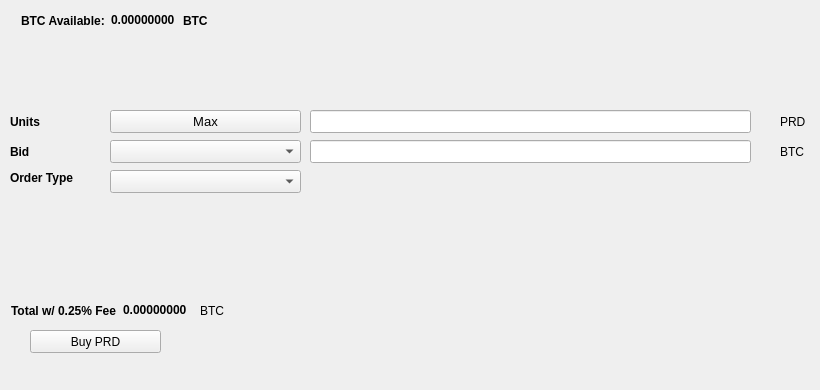
   <widget class="QWidget" name="BuyTab">
    <attribute name="title">
     <string>Buy</string>
    </attribute>
    <widget class="QPushButton" name="BuyPRD">
     <property name="geometry">
      <rect>
       <x>30</x>
       <y>330</y>
       <width>131</width>
       <height>23</height>
      </rect>
     </property>
     <property name="text">
      <string>Buy PRD</string>
     </property>
     <property name="icon">
      <iconset resource="../ParadiseCoin.qrc">
       <normaloff>:/icons/bitcoin</normaloff>:/icons/bitcoin</iconset>
     </property>
    </widget>
    <widget class="QLabel" name="label_3">
     <property name="geometry">
      <rect>
       <x>10</x>
       <y>110</y>
       <width>46</width>
       <height>23</height>
      </rect>
     </property>
     <property name="font">
      <font>
       <weight>75</weight>
       <bold>true</bold>
      </font>
     </property>
     <property name="text">
      <string>Units</string>
     </property>
    </widget>
    <widget class="QLineEdit" name="UnitsInput">
     <property name="geometry">
      <rect>
       <x>310</x>
       <y>110</y>
       <width>441</width>
       <height>23</height>
      </rect>
     </property>
     <property name="font">
      <font>
       <pointsize>9</pointsize>
       <weight>75</weight>
       <bold>true</bold>
      </font>
     </property>
    </widget>
    <widget class="QLineEdit" name="BuyBidPriceEdit">
     <property name="geometry">
      <rect>
       <x>310</x>
       <y>140</y>
       <width>441</width>
       <height>23</height>
      </rect>
     </property>
     <property name="font">
      <font>
       <pointsize>9</pointsize>
       <weight>75</weight>
       <bold>true</bold>
      </font>
     </property>
    </widget>
    <widget class="QLabel" name="label_4">
     <property name="geometry">
      <rect>
       <x>780</x>
       <y>110</y>
       <width>31</width>
       <height>23</height>
      </rect>
     </property>
     <property name="text">
      <string>PRD</string>
     </property>
    </widget>
    <widget class="QLabel" name="label_5">
     <property name="geometry">
      <rect>
       <x>780</x>
       <y>140</y>
       <width>31</width>
       <height>23</height>
      </rect>
     </property>
     <property name="text">
      <string>BTC</string>
     </property>
    </widget>
    <widget class="QLabel" name="label_6">
     <property name="geometry">
      <rect>
       <x>10</x>
       <y>140</y>
       <width>46</width>
       <height>23</height>
      </rect>
     </property>
     <property name="font">
      <font>
       <weight>75</weight>
       <bold>true</bold>
      </font>
     </property>
     <property name="text">
      <string>Bid</string>
     </property>
    </widget>
    <widget class="QLabel" name="label_7">
     <property name="geometry">
      <rect>
       <x>10</x>
       <y>170</y>
       <width>91</width>
       <height>16</height>
      </rect>
     </property>
     <property name="font">
      <font>
       <weight>75</weight>
       <bold>true</bold>
      </font>
     </property>
     <property name="text">
      <string>Order Type</string>
     </property>
    </widget>
    <widget class="QPushButton" name="Buy_Max_Amount">
     <property name="geometry">
      <rect>
       <x>110</x>
       <y>110</y>
       <width>191</width>
       <height>23</height>
      </rect>
     </property>
     <property name="font">
      <font>
       <pointsize>10</pointsize>
      </font>
     </property>
     <property name="text">
      <string>Max</string>
     </property>
    </widget>
    <widget class="QComboBox" name="BuyBidcomboBox">
     <property name="geometry">
      <rect>
       <x>110</x>
       <y>140</y>
       <width>191</width>
       <height>23</height>
      </rect>
     </property>
     <property name="font">
      <font>
       <pointsize>10</pointsize>
      </font>
     </property>
    </widget>
    <widget class="QComboBox" name="buyOrdertypeCombo">
     <property name="geometry">
      <rect>
       <x>110</x>
       <y>170</y>
       <width>191</width>
       <height>23</height>
      </rect>
     </property>
     <property name="font">
      <font>
       <pointsize>10</pointsize>
      </font>
     </property>
    </widget>
    <widget class="QWidget" name="layoutWidget1">
     <property name="geometry">
      <rect>
       <x>21</x>
       <y>11</y>
       <width>227</width>
       <height>19</height>
      </rect>
     </property>
     <layout class="QHBoxLayout" name="horizontalLayout_3">
      <item>
       <widget class="QLabel" name="label232">
        <property name="font">
         <font>
          <weight>75</weight>
          <bold>true</bold>
         </font>
        </property>
        <property name="text">
         <string>BTC Available:</string>
        </property>
       </widget>
      </item>
      <item>
       <widget class="QLabel" name="BtcAvailableLbl">
        <property name="palette">
         <palette>
          <active>
           <colorrole role="WindowText">
            <brush brushstyle="SolidPattern">
             <color alpha="255">
              <red>0</red>
              <green>0</green>
              <blue>0</blue>
             </color>
            </brush>
           </colorrole>
           <colorrole role="Button">
            <brush brushstyle="SolidPattern">
             <color alpha="255">
              <red>0</red>
              <green>170</green>
              <blue>0</blue>
             </color>
            </brush>
           </colorrole>
           <colorrole role="Light">
            <brush brushstyle="SolidPattern">
             <color alpha="255">
              <red>0</red>
              <green>255</green>
              <blue>0</blue>
             </color>
            </brush>
           </colorrole>
           <colorrole role="Midlight">
            <brush brushstyle="SolidPattern">
             <color alpha="255">
              <red>0</red>
              <green>212</green>
              <blue>0</blue>
             </color>
            </brush>
           </colorrole>
           <colorrole role="Dark">
            <brush brushstyle="SolidPattern">
             <color alpha="255">
              <red>0</red>
              <green>85</green>
              <blue>0</blue>
             </color>
            </brush>
           </colorrole>
           <colorrole role="Mid">
            <brush brushstyle="SolidPattern">
             <color alpha="255">
              <red>0</red>
              <green>113</green>
              <blue>0</blue>
             </color>
            </brush>
           </colorrole>
           <colorrole role="Text">
            <brush brushstyle="SolidPattern">
             <color alpha="255">
              <red>0</red>
              <green>170</green>
              <blue>0</blue>
             </color>
            </brush>
           </colorrole>
           <colorrole role="BrightText">
            <brush brushstyle="SolidPattern">
             <color alpha="255">
              <red>255</red>
              <green>255</green>
              <blue>255</blue>
             </color>
            </brush>
           </colorrole>
           <colorrole role="ButtonText">
            <brush brushstyle="SolidPattern">
             <color alpha="255">
              <red>0</red>
              <green>0</green>
              <blue>0</blue>
             </color>
            </brush>
           </colorrole>
           <colorrole role="Base">
            <brush brushstyle="SolidPattern">
             <color alpha="255">
              <red>255</red>
              <green>255</green>
              <blue>255</blue>
             </color>
            </brush>
           </colorrole>
           <colorrole role="Window">
            <brush brushstyle="SolidPattern">
             <color alpha="255">
              <red>0</red>
              <green>170</green>
              <blue>0</blue>
             </color>
            </brush>
           </colorrole>
           <colorrole role="Shadow">
            <brush brushstyle="SolidPattern">
             <color alpha="255">
              <red>0</red>
              <green>0</green>
              <blue>0</blue>
             </color>
            </brush>
           </colorrole>
           <colorrole role="AlternateBase">
            <brush brushstyle="SolidPattern">
             <color alpha="255">
              <red>127</red>
              <green>212</green>
              <blue>127</blue>
             </color>
            </brush>
           </colorrole>
           <colorrole role="ToolTipBase">
            <brush brushstyle="SolidPattern">
             <color alpha="255">
              <red>255</red>
              <green>255</green>
              <blue>220</blue>
             </color>
            </brush>
           </colorrole>
           <colorrole role="ToolTipText">
            <brush brushstyle="SolidPattern">
             <color alpha="255">
              <red>0</red>
              <green>0</green>
              <blue>0</blue>
             </color>
            </brush>
           </colorrole>
          </active>
          <inactive>
           <colorrole role="WindowText">
            <brush brushstyle="SolidPattern">
             <color alpha="255">
              <red>0</red>
              <green>0</green>
              <blue>0</blue>
             </color>
            </brush>
           </colorrole>
           <colorrole role="Button">
            <brush brushstyle="SolidPattern">
             <color alpha="255">
              <red>0</red>
              <green>170</green>
              <blue>0</blue>
             </color>
            </brush>
           </colorrole>
           <colorrole role="Light">
            <brush brushstyle="SolidPattern">
             <color alpha="255">
              <red>0</red>
              <green>255</green>
              <blue>0</blue>
             </color>
            </brush>
           </colorrole>
           <colorrole role="Midlight">
            <brush brushstyle="SolidPattern">
             <color alpha="255">
              <red>0</red>
              <green>212</green>
              <blue>0</blue>
             </color>
            </brush>
           </colorrole>
           <colorrole role="Dark">
            <brush brushstyle="SolidPattern">
             <color alpha="255">
              <red>0</red>
              <green>85</green>
              <blue>0</blue>
             </color>
            </brush>
           </colorrole>
           <colorrole role="Mid">
            <brush brushstyle="SolidPattern">
             <color alpha="255">
              <red>0</red>
              <green>113</green>
              <blue>0</blue>
             </color>
            </brush>
           </colorrole>
           <colorrole role="Text">
            <brush brushstyle="SolidPattern">
             <color alpha="255">
              <red>0</red>
              <green>170</green>
              <blue>0</blue>
             </color>
            </brush>
           </colorrole>
           <colorrole role="BrightText">
            <brush brushstyle="SolidPattern">
             <color alpha="255">
              <red>255</red>
              <green>255</green>
              <blue>255</blue>
             </color>
            </brush>
           </colorrole>
           <colorrole role="ButtonText">
            <brush brushstyle="SolidPattern">
             <color alpha="255">
              <red>0</red>
              <green>0</green>
              <blue>0</blue>
             </color>
            </brush>
           </colorrole>
           <colorrole role="Base">
            <brush brushstyle="SolidPattern">
             <color alpha="255">
              <red>255</red>
              <green>255</green>
              <blue>255</blue>
             </color>
            </brush>
           </colorrole>
           <colorrole role="Window">
            <brush brushstyle="SolidPattern">
             <color alpha="255">
              <red>0</red>
              <green>170</green>
              <blue>0</blue>
             </color>
            </brush>
           </colorrole>
           <colorrole role="Shadow">
            <brush brushstyle="SolidPattern">
             <color alpha="255">
              <red>0</red>
              <green>0</green>
              <blue>0</blue>
             </color>
            </brush>
           </colorrole>
           <colorrole role="AlternateBase">
            <brush brushstyle="SolidPattern">
             <color alpha="255">
              <red>127</red>
              <green>212</green>
              <blue>127</blue>
             </color>
            </brush>
           </colorrole>
           <colorrole role="ToolTipBase">
            <brush brushstyle="SolidPattern">
             <color alpha="255">
              <red>255</red>
              <green>255</green>
              <blue>220</blue>
             </color>
            </brush>
           </colorrole>
           <colorrole role="ToolTipText">
            <brush brushstyle="SolidPattern">
             <color alpha="255">
              <red>0</red>
              <green>0</green>
              <blue>0</blue>
             </color>
            </brush>
           </colorrole>
          </inactive>
          <disabled>
           <colorrole role="WindowText">
            <brush brushstyle="SolidPattern">
             <color alpha="255">
              <red>0</red>
              <green>85</green>
              <blue>0</blue>
             </color>
            </brush>
           </colorrole>
           <colorrole role="Button">
            <brush brushstyle="SolidPattern">
             <color alpha="255">
              <red>0</red>
              <green>170</green>
              <blue>0</blue>
             </color>
            </brush>
           </colorrole>
           <colorrole role="Light">
            <brush brushstyle="SolidPattern">
             <color alpha="255">
              <red>0</red>
              <green>255</green>
              <blue>0</blue>
             </color>
            </brush>
           </colorrole>
           <colorrole role="Midlight">
            <brush brushstyle="SolidPattern">
             <color alpha="255">
              <red>0</red>
              <green>212</green>
              <blue>0</blue>
             </color>
            </brush>
           </colorrole>
           <colorrole role="Dark">
            <brush brushstyle="SolidPattern">
             <color alpha="255">
              <red>0</red>
              <green>85</green>
              <blue>0</blue>
             </color>
            </brush>
           </colorrole>
           <colorrole role="Mid">
            <brush brushstyle="SolidPattern">
             <color alpha="255">
              <red>0</red>
              <green>113</green>
              <blue>0</blue>
             </color>
            </brush>
           </colorrole>
           <colorrole role="Text">
            <brush brushstyle="SolidPattern">
             <color alpha="255">
              <red>0</red>
              <green>85</green>
              <blue>0</blue>
             </color>
            </brush>
           </colorrole>
           <colorrole role="BrightText">
            <brush brushstyle="SolidPattern">
             <color alpha="255">
              <red>255</red>
              <green>255</green>
              <blue>255</blue>
             </color>
            </brush>
           </colorrole>
           <colorrole role="ButtonText">
            <brush brushstyle="SolidPattern">
             <color alpha="255">
              <red>0</red>
              <green>85</green>
              <blue>0</blue>
             </color>
            </brush>
           </colorrole>
           <colorrole role="Base">
            <brush brushstyle="SolidPattern">
             <color alpha="255">
              <red>0</red>
              <green>170</green>
              <blue>0</blue>
             </color>
            </brush>
           </colorrole>
           <colorrole role="Window">
            <brush brushstyle="SolidPattern">
             <color alpha="255">
              <red>0</red>
              <green>170</green>
              <blue>0</blue>
             </color>
            </brush>
           </colorrole>
           <colorrole role="Shadow">
            <brush brushstyle="SolidPattern">
             <color alpha="255">
              <red>0</red>
              <green>0</green>
              <blue>0</blue>
             </color>
            </brush>
           </colorrole>
           <colorrole role="AlternateBase">
            <brush brushstyle="SolidPattern">
             <color alpha="255">
              <red>0</red>
              <green>170</green>
              <blue>0</blue>
             </color>
            </brush>
           </colorrole>
           <colorrole role="ToolTipBase">
            <brush brushstyle="SolidPattern">
             <color alpha="255">
              <red>255</red>
              <green>255</green>
              <blue>220</blue>
             </color>
            </brush>
           </colorrole>
           <colorrole role="ToolTipText">
            <brush brushstyle="SolidPattern">
             <color alpha="255">
              <red>0</red>
              <green>0</green>
              <blue>0</blue>
             </color>
            </brush>
           </colorrole>
          </disabled>
         </palette>
        </property>
        <property name="font">
         <font>
          <weight>75</weight>
          <bold>true</bold>
         </font>
        </property>
        <property name="text">
         <string>0.00000000</string>
        </property>
        <property name="textInteractionFlags">
         <set>Qt::LinksAccessibleByMouse|Qt::TextSelectableByKeyboard|Qt::TextSelectableByMouse</set>
        </property>
       </widget>
      </item>
      <item>
       <widget class="QLabel" name="BtcAvailableLbl_2">
        <property name="font">
         <font>
          <weight>75</weight>
          <bold>true</bold>
         </font>
        </property>
        <property name="text">
         <string>BTC</string>
        </property>
       </widget>
      </item>
     </layout>
    </widget>
    <widget class="QWidget" name="layoutWidge2">
     <property name="geometry">
      <rect>
       <x>11</x>
       <y>301</y>
       <width>259</width>
       <height>19</height>
      </rect>
     </property>
     <layout class="QHBoxLayout" name="horizontalLayout_4">
      <item>
       <widget class="QLabel" name="label_9">
        <property name="font">
         <font>
          <weight>75</weight>
          <bold>true</bold>
         </font>
        </property>
        <property name="text">
         <string>Total w/ 0.25% Fee</string>
        </property>
       </widget>
      </item>
      <item>
       <widget class="QLabel" name="BuyCostLabel">
        <property name="palette">
         <palette>
          <active>
           <colorrole role="WindowText">
            <brush brushstyle="SolidPattern">
             <color alpha="255">
              <red>0</red>
              <green>0</green>
              <blue>0</blue>
             </color>
            </brush>
           </colorrole>
           <colorrole role="Button">
            <brush brushstyle="SolidPattern">
             <color alpha="255">
              <red>0</red>
              <green>170</green>
              <blue>0</blue>
             </color>
            </brush>
           </colorrole>
           <colorrole role="Light">
            <brush brushstyle="SolidPattern">
             <color alpha="255">
              <red>0</red>
              <green>255</green>
              <blue>0</blue>
             </color>
            </brush>
           </colorrole>
           <colorrole role="Midlight">
            <brush brushstyle="SolidPattern">
             <color alpha="255">
              <red>0</red>
              <green>212</green>
              <blue>0</blue>
             </color>
            </brush>
           </colorrole>
           <colorrole role="Dark">
            <brush brushstyle="SolidPattern">
             <color alpha="255">
              <red>0</red>
              <green>85</green>
              <blue>0</blue>
             </color>
            </brush>
           </colorrole>
           <colorrole role="Mid">
            <brush brushstyle="SolidPattern">
             <color alpha="255">
              <red>0</red>
              <green>113</green>
              <blue>0</blue>
             </color>
            </brush>
           </colorrole>
           <colorrole role="Text">
            <brush brushstyle="SolidPattern">
             <color alpha="255">
              <red>0</red>
              <green>170</green>
              <blue>0</blue>
             </color>
            </brush>
           </colorrole>
           <colorrole role="BrightText">
            <brush brushstyle="SolidPattern">
             <color alpha="255">
              <red>255</red>
              <green>255</green>
              <blue>255</blue>
             </color>
            </brush>
           </colorrole>
           <colorrole role="ButtonText">
            <brush brushstyle="SolidPattern">
             <color alpha="255">
              <red>0</red>
              <green>0</green>
              <blue>0</blue>
             </color>
            </brush>
           </colorrole>
           <colorrole role="Base">
            <brush brushstyle="SolidPattern">
             <color alpha="255">
              <red>255</red>
              <green>255</green>
              <blue>255</blue>
             </color>
            </brush>
           </colorrole>
           <colorrole role="Window">
            <brush brushstyle="SolidPattern">
             <color alpha="255">
              <red>0</red>
              <green>170</green>
              <blue>0</blue>
             </color>
            </brush>
           </colorrole>
           <colorrole role="Shadow">
            <brush brushstyle="SolidPattern">
             <color alpha="255">
              <red>0</red>
              <green>0</green>
              <blue>0</blue>
             </color>
            </brush>
           </colorrole>
           <colorrole role="AlternateBase">
            <brush brushstyle="SolidPattern">
             <color alpha="255">
              <red>127</red>
              <green>212</green>
              <blue>127</blue>
             </color>
            </brush>
           </colorrole>
           <colorrole role="ToolTipBase">
            <brush brushstyle="SolidPattern">
             <color alpha="255">
              <red>255</red>
              <green>255</green>
              <blue>220</blue>
             </color>
            </brush>
           </colorrole>
           <colorrole role="ToolTipText">
            <brush brushstyle="SolidPattern">
             <color alpha="255">
              <red>0</red>
              <green>0</green>
              <blue>0</blue>
             </color>
            </brush>
           </colorrole>
          </active>
          <inactive>
           <colorrole role="WindowText">
            <brush brushstyle="SolidPattern">
             <color alpha="255">
              <red>0</red>
              <green>0</green>
              <blue>0</blue>
             </color>
            </brush>
           </colorrole>
           <colorrole role="Button">
            <brush brushstyle="SolidPattern">
             <color alpha="255">
              <red>0</red>
              <green>170</green>
              <blue>0</blue>
             </color>
            </brush>
           </colorrole>
           <colorrole role="Light">
            <brush brushstyle="SolidPattern">
             <color alpha="255">
              <red>0</red>
              <green>255</green>
              <blue>0</blue>
             </color>
            </brush>
           </colorrole>
           <colorrole role="Midlight">
            <brush brushstyle="SolidPattern">
             <color alpha="255">
              <red>0</red>
              <green>212</green>
              <blue>0</blue>
             </color>
            </brush>
           </colorrole>
           <colorrole role="Dark">
            <brush brushstyle="SolidPattern">
             <color alpha="255">
              <red>0</red>
              <green>85</green>
              <blue>0</blue>
             </color>
            </brush>
           </colorrole>
           <colorrole role="Mid">
            <brush brushstyle="SolidPattern">
             <color alpha="255">
              <red>0</red>
              <green>113</green>
              <blue>0</blue>
             </color>
            </brush>
           </colorrole>
           <colorrole role="Text">
            <brush brushstyle="SolidPattern">
             <color alpha="255">
              <red>0</red>
              <green>170</green>
              <blue>0</blue>
             </color>
            </brush>
           </colorrole>
           <colorrole role="BrightText">
            <brush brushstyle="SolidPattern">
             <color alpha="255">
              <red>255</red>
              <green>255</green>
              <blue>255</blue>
             </color>
            </brush>
           </colorrole>
           <colorrole role="ButtonText">
            <brush brushstyle="SolidPattern">
             <color alpha="255">
              <red>0</red>
              <green>0</green>
              <blue>0</blue>
             </color>
            </brush>
           </colorrole>
           <colorrole role="Base">
            <brush brushstyle="SolidPattern">
             <color alpha="255">
              <red>255</red>
              <green>255</green>
              <blue>255</blue>
             </color>
            </brush>
           </colorrole>
           <colorrole role="Window">
            <brush brushstyle="SolidPattern">
             <color alpha="255">
              <red>0</red>
              <green>170</green>
              <blue>0</blue>
             </color>
            </brush>
           </colorrole>
           <colorrole role="Shadow">
            <brush brushstyle="SolidPattern">
             <color alpha="255">
              <red>0</red>
              <green>0</green>
              <blue>0</blue>
             </color>
            </brush>
           </colorrole>
           <colorrole role="AlternateBase">
            <brush brushstyle="SolidPattern">
             <color alpha="255">
              <red>127</red>
              <green>212</green>
              <blue>127</blue>
             </color>
            </brush>
           </colorrole>
           <colorrole role="ToolTipBase">
            <brush brushstyle="SolidPattern">
             <color alpha="255">
              <red>255</red>
              <green>255</green>
              <blue>220</blue>
             </color>
            </brush>
           </colorrole>
           <colorrole role="ToolTipText">
            <brush brushstyle="SolidPattern">
             <color alpha="255">
              <red>0</red>
              <green>0</green>
              <blue>0</blue>
             </color>
            </brush>
           </colorrole>
          </inactive>
          <disabled>
           <colorrole role="WindowText">
            <brush brushstyle="SolidPattern">
             <color alpha="255">
              <red>0</red>
              <green>85</green>
              <blue>0</blue>
             </color>
            </brush>
           </colorrole>
           <colorrole role="Button">
            <brush brushstyle="SolidPattern">
             <color alpha="255">
              <red>0</red>
              <green>170</green>
              <blue>0</blue>
             </color>
            </brush>
           </colorrole>
           <colorrole role="Light">
            <brush brushstyle="SolidPattern">
             <color alpha="255">
              <red>0</red>
              <green>255</green>
              <blue>0</blue>
             </color>
            </brush>
           </colorrole>
           <colorrole role="Midlight">
            <brush brushstyle="SolidPattern">
             <color alpha="255">
              <red>0</red>
              <green>212</green>
              <blue>0</blue>
             </color>
            </brush>
           </colorrole>
           <colorrole role="Dark">
            <brush brushstyle="SolidPattern">
             <color alpha="255">
              <red>0</red>
              <green>85</green>
              <blue>0</blue>
             </color>
            </brush>
           </colorrole>
           <colorrole role="Mid">
            <brush brushstyle="SolidPattern">
             <color alpha="255">
              <red>0</red>
              <green>113</green>
              <blue>0</blue>
             </color>
            </brush>
           </colorrole>
           <colorrole role="Text">
            <brush brushstyle="SolidPattern">
             <color alpha="255">
              <red>0</red>
              <green>85</green>
              <blue>0</blue>
             </color>
            </brush>
           </colorrole>
           <colorrole role="BrightText">
            <brush brushstyle="SolidPattern">
             <color alpha="255">
              <red>255</red>
              <green>255</green>
              <blue>255</blue>
             </color>
            </brush>
           </colorrole>
           <colorrole role="ButtonText">
            <brush brushstyle="SolidPattern">
             <color alpha="255">
              <red>0</red>
              <green>85</green>
              <blue>0</blue>
             </color>
            </brush>
           </colorrole>
           <colorrole role="Base">
            <brush brushstyle="SolidPattern">
             <color alpha="255">
              <red>0</red>
              <green>170</green>
              <blue>0</blue>
             </color>
            </brush>
           </colorrole>
           <colorrole role="Window">
            <brush brushstyle="SolidPattern">
             <color alpha="255">
              <red>0</red>
              <green>170</green>
              <blue>0</blue>
             </color>
            </brush>
           </colorrole>
           <colorrole role="Shadow">
            <brush brushstyle="SolidPattern">
             <color alpha="255">
              <red>0</red>
              <green>0</green>
              <blue>0</blue>
             </color>
            </brush>
           </colorrole>
           <colorrole role="AlternateBase">
            <brush brushstyle="SolidPattern">
             <color alpha="255">
              <red>0</red>
              <green>170</green>
              <blue>0</blue>
             </color>
            </brush>
           </colorrole>
           <colorrole role="ToolTipBase">
            <brush brushstyle="SolidPattern">
             <color alpha="255">
              <red>255</red>
              <green>255</green>
              <blue>220</blue>
             </color>
            </brush>
           </colorrole>
           <colorrole role="ToolTipText">
            <brush brushstyle="SolidPattern">
             <color alpha="255">
              <red>0</red>
              <green>0</green>
              <blue>0</blue>
             </color>
            </brush>
           </colorrole>
          </disabled>
         </palette>
        </property>
        <property name="font">
         <font>
          <weight>75</weight>
          <bold>true</bold>
         </font>
        </property>
        <property name="autoFillBackground">
         <bool>false</bool>
        </property>
        <property name="text">
         <string>0.00000000</string>
        </property>
        <property name="textInteractionFlags">
         <set>Qt::LinksAccessibleByMouse|Qt::TextSelectableByMouse</set>
        </property>
       </widget>
      </item>
      <item>
       <widget class="QLabel" name="label_10">
        <property name="font">
         <font>
          <weight>50</weight>
          <bold>false</bold>
         </font>
        </property>
        <property name="text">
         <string>BTC</string>
        </property>
       </widget>
      </item>
     </layout>
    </widget>
    <widget class="QLabel" name="label_24">
     <property name="geometry">
      <rect>
       <x>460</x>
       <y>300</y>
       <width>281</width>
       <height>81</height>
      </rect>
     </property>
     <property name="text">
      <string/>
     </property>
     <property name="pixmap">
      <pixmap>:/images/bittrex</pixmap>
     </property>
    </widget>
   </widget>
